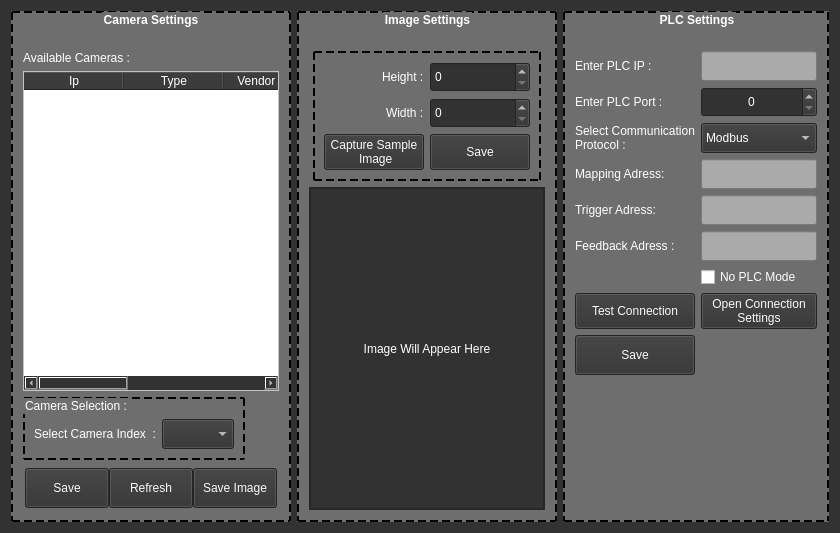
<?xml version="1.0" encoding="UTF-8"?>
<ui version="4.0">
 <class>SettingWindow</class>
 <widget class="QWidget" name="SettingWindow">
  <property name="geometry">
   <rect>
    <x>0</x>
    <y>0</y>
    <width>840</width>
    <height>533</height>
   </rect>
  </property>
  <property name="windowTitle">
   <string>Settings</string>
  </property>
  <property name="styleSheet">
   <string notr="true">QWidget{
	color:white;
	background-color: rgb(50, 50, 50);
}</string>
  </property>
  <layout class="QHBoxLayout" name="horizontalLayout">
   <item>
    <widget class="QGroupBox" name="groupBox_4">
     <property name="sizePolicy">
      <sizepolicy hsizetype="Preferred" vsizetype="Preferred">
       <horstretch>0</horstretch>
       <verstretch>0</verstretch>
      </sizepolicy>
     </property>
     <property name="font">
      <font>
       <bold>true</bold>
      </font>
     </property>
     <property name="styleSheet">
      <string notr="true">QGroupBox{
	border:2px dashed black;
	color: rgb(255, 255, 255);
	background-color: rgb(110, 110, 110);
}

QLabel{
	color: rgb(255, 255, 255);
	background-color:none;
}

QLineEdit{
	color:rgb(16, 255, 12);
	background-color:none;
}</string>
     </property>
     <property name="title">
      <string>Camera Settings</string>
     </property>
     <property name="alignment">
      <set>Qt::AlignmentFlag::AlignCenter</set>
     </property>
     <property name="flat">
      <bool>false</bool>
     </property>
     <layout class="QVBoxLayout" name="verticalLayout">
      <property name="topMargin">
       <number>20</number>
      </property>
      <item>
       <widget class="QLabel" name="label">
        <property name="text">
         <string>Available Cameras :</string>
        </property>
       </widget>
      </item>
      <item>
       <widget class="QTableWidget" name="tableWidget">
        <property name="sizePolicy">
         <sizepolicy hsizetype="Preferred" vsizetype="Expanding">
          <horstretch>0</horstretch>
          <verstretch>0</verstretch>
         </sizepolicy>
        </property>
        <property name="styleSheet">
         <string notr="true">QTableWidget{
	color:black;
	background-color:rgb(255, 255, 255);
}</string>
        </property>
        <property name="editTriggers">
         <set>QAbstractItemView::EditTrigger::NoEditTriggers</set>
        </property>
        <column>
         <property name="text">
          <string>Ip</string>
         </property>
        </column>
        <column>
         <property name="text">
          <string>Type</string>
         </property>
        </column>
        <column>
         <property name="text">
          <string>Vendor Name</string>
         </property>
        </column>
        <column>
         <property name="text">
          <string>Serial No.</string>
         </property>
        </column>
        <column>
         <property name="text">
          <string>Camera Name</string>
         </property>
        </column>
       </widget>
      </item>
      <item alignment="Qt::AlignmentFlag::AlignLeft">
       <widget class="QGroupBox" name="groupBox_3">
        <property name="title">
         <string>Camera Selection :</string>
        </property>
        <layout class="QHBoxLayout" name="horizontalLayout_3">
         <property name="topMargin">
          <number>20</number>
         </property>
         <item>
          <widget class="QLabel" name="label_10">
           <property name="text">
            <string>Select Camera Index  :</string>
           </property>
          </widget>
         </item>
         <item alignment="Qt::AlignmentFlag::AlignLeft">
          <widget class="QComboBox" name="comboBox">
           <property name="minimumSize">
            <size>
             <width>60</width>
             <height>30</height>
            </size>
           </property>
          </widget>
         </item>
        </layout>
       </widget>
      </item>
      <item>
       <widget class="QGroupBox" name="groupBox">
        <property name="styleSheet">
         <string notr="true">QGroupBox{
	border:none;
}

QPushButton{
	color: rgb(249, 249, 249);
}

QPushButton::hover{
	background-color: rgb(130, 130, 130);
}

QPushButton::checked{
	background-color: rgb(124, 255, 64);
}</string>
        </property>
        <layout class="QHBoxLayout" name="horizontalLayout_2">
         <property name="spacing">
          <number>0</number>
         </property>
         <property name="leftMargin">
          <number>0</number>
         </property>
         <property name="topMargin">
          <number>0</number>
         </property>
         <property name="rightMargin">
          <number>0</number>
         </property>
         <property name="bottomMargin">
          <number>0</number>
         </property>
         <item>
          <widget class="QPushButton" name="pushButton_4">
           <property name="sizePolicy">
            <sizepolicy hsizetype="Minimum" vsizetype="Minimum">
             <horstretch>0</horstretch>
             <verstretch>0</verstretch>
            </sizepolicy>
           </property>
           <property name="minimumSize">
            <size>
             <width>0</width>
             <height>40</height>
            </size>
           </property>
           <property name="text">
            <string>Save</string>
           </property>
          </widget>
         </item>
         <item>
          <widget class="QPushButton" name="pushButton_5">
           <property name="sizePolicy">
            <sizepolicy hsizetype="Minimum" vsizetype="Minimum">
             <horstretch>0</horstretch>
             <verstretch>0</verstretch>
            </sizepolicy>
           </property>
           <property name="text">
            <string>Refresh</string>
           </property>
          </widget>
         </item>
         <item>
          <widget class="QPushButton" name="pushButton_6">
           <property name="sizePolicy">
            <sizepolicy hsizetype="Minimum" vsizetype="Minimum">
             <horstretch>0</horstretch>
             <verstretch>0</verstretch>
            </sizepolicy>
           </property>
           <property name="text">
            <string>Save Image</string>
           </property>
          </widget>
         </item>
        </layout>
       </widget>
      </item>
     </layout>
    </widget>
   </item>
   <item>
    <widget class="QGroupBox" name="groupBox_5">
     <property name="sizePolicy">
      <sizepolicy hsizetype="Expanding" vsizetype="Preferred">
       <horstretch>0</horstretch>
       <verstretch>0</verstretch>
      </sizepolicy>
     </property>
     <property name="font">
      <font>
       <bold>true</bold>
      </font>
     </property>
     <property name="styleSheet">
      <string notr="true">QGroupBox{
	border:2px dashed black;
	color: rgb(255, 255, 255);
	background-color: rgb(110, 110, 110);
}

QLabel{
	color: rgb(255, 255, 255);
	background-color:none;
}

QLineEdit{
	color:rgb(0, 0,0);
	background-color:none;
}

QPushButton{
	color: rgb(249, 249, 249);
}

QPushButton::hover{
	background-color: rgb(130, 130, 130);
}

QPushButton::checked{
	background-color: rgb(124, 255, 64);
}</string>
     </property>
     <property name="title">
      <string>Image Settings</string>
     </property>
     <property name="alignment">
      <set>Qt::AlignmentFlag::AlignCenter</set>
     </property>
     <property name="flat">
      <bool>false</bool>
     </property>
     <layout class="QVBoxLayout" name="verticalLayout_2">
      <property name="topMargin">
       <number>20</number>
      </property>
      <item alignment="Qt::AlignmentFlag::AlignHCenter">
       <widget class="QGroupBox" name="groupBox_6">
        <property name="title">
         <string/>
        </property>
        <layout class="QGridLayout" name="gridLayout_3">
         <item row="2" column="0">
          <widget class="QPushButton" name="pushButton_8">
           <property name="sizePolicy">
            <sizepolicy hsizetype="Fixed" vsizetype="Fixed">
             <horstretch>0</horstretch>
             <verstretch>0</verstretch>
            </sizepolicy>
           </property>
           <property name="minimumSize">
            <size>
             <width>100</width>
             <height>0</height>
            </size>
           </property>
           <property name="text">
            <string>Capture Sample
 Image</string>
           </property>
          </widget>
         </item>
         <item row="2" column="1">
          <widget class="QPushButton" name="pushButton_9">
           <property name="sizePolicy">
            <sizepolicy hsizetype="Fixed" vsizetype="Minimum">
             <horstretch>0</horstretch>
             <verstretch>0</verstretch>
            </sizepolicy>
           </property>
           <property name="minimumSize">
            <size>
             <width>100</width>
             <height>0</height>
            </size>
           </property>
           <property name="text">
            <string>Save</string>
           </property>
          </widget>
         </item>
         <item row="0" column="0" alignment="Qt::AlignmentFlag::AlignRight">
          <widget class="QLabel" name="label_7">
           <property name="text">
            <string>Height :</string>
           </property>
          </widget>
         </item>
         <item row="1" column="0" alignment="Qt::AlignmentFlag::AlignRight">
          <widget class="QLabel" name="label_8">
           <property name="text">
            <string>Width :</string>
           </property>
          </widget>
         </item>
         <item row="1" column="1" alignment="Qt::AlignmentFlag::AlignLeft">
          <widget class="QSpinBox" name="spinBox_3">
           <property name="minimumSize">
            <size>
             <width>100</width>
             <height>30</height>
            </size>
           </property>
           <property name="maximum">
            <number>9999</number>
           </property>
          </widget>
         </item>
         <item row="0" column="1" alignment="Qt::AlignmentFlag::AlignLeft">
          <widget class="QSpinBox" name="spinBox_2">
           <property name="minimumSize">
            <size>
             <width>100</width>
             <height>30</height>
            </size>
           </property>
           <property name="maximum">
            <number>99999</number>
           </property>
          </widget>
         </item>
        </layout>
       </widget>
      </item>
      <item>
       <widget class="QFrame" name="frame">
        <property name="sizePolicy">
         <sizepolicy hsizetype="Expanding" vsizetype="Expanding">
          <horstretch>0</horstretch>
          <verstretch>0</verstretch>
         </sizepolicy>
        </property>
        <property name="frameShape">
         <enum>QFrame::Shape::StyledPanel</enum>
        </property>
        <property name="frameShadow">
         <enum>QFrame::Shadow::Raised</enum>
        </property>
        <layout class="QVBoxLayout" name="verticalLayout_3">
         <property name="spacing">
          <number>0</number>
         </property>
         <property name="leftMargin">
          <number>0</number>
         </property>
         <property name="topMargin">
          <number>0</number>
         </property>
         <property name="rightMargin">
          <number>0</number>
         </property>
         <property name="bottomMargin">
          <number>0</number>
         </property>
         <item>
          <widget class="QScrollArea" name="scrollArea">
           <property name="widgetResizable">
            <bool>true</bool>
           </property>
           <widget class="QWidget" name="scrollAreaWidgetContents">
            <property name="geometry">
             <rect>
              <x>0</x>
              <y>0</y>
              <width>227</width>
              <height>338</height>
             </rect>
            </property>
            <layout class="QHBoxLayout" name="horizontalLayout_4">
             <property name="spacing">
              <number>0</number>
             </property>
             <property name="leftMargin">
              <number>0</number>
             </property>
             <property name="topMargin">
              <number>0</number>
             </property>
             <property name="rightMargin">
              <number>0</number>
             </property>
             <property name="bottomMargin">
              <number>0</number>
             </property>
             <item>
              <widget class="QLabel" name="label_9">
               <property name="text">
                <string>Image Will Appear Here</string>
               </property>
               <property name="alignment">
                <set>Qt::AlignmentFlag::AlignCenter</set>
               </property>
              </widget>
             </item>
            </layout>
           </widget>
          </widget>
         </item>
        </layout>
       </widget>
      </item>
     </layout>
    </widget>
   </item>
   <item alignment="Qt::AlignmentFlag::AlignRight">
    <widget class="QGroupBox" name="groupBox_2">
     <property name="font">
      <font>
       <bold>true</bold>
      </font>
     </property>
     <property name="styleSheet">
      <string notr="true">QGroupBox{
	border:2px dashed black;
	color: rgb(255, 255, 255);
	background-color: rgb(110, 110, 110);
}

QLabel{
	color: rgb(255, 255, 255);
	background-color:none;
}

QLineEdit{
	color:rgb(0, 0,0);
	background-color:rgb(170, 170, 170);
}

QPushButton{
	color: rgb(249, 249, 249);
}

QPushButton::hover{
	background-color: rgb(130, 130, 130);
}

QPushButton::checked{
	background-color: rgb(124, 255, 64);
}</string>
     </property>
     <property name="title">
      <string>PLC Settings</string>
     </property>
     <property name="alignment">
      <set>Qt::AlignmentFlag::AlignCenter</set>
     </property>
     <property name="flat">
      <bool>false</bool>
     </property>
     <layout class="QGridLayout" name="gridLayout">
      <property name="topMargin">
       <number>20</number>
      </property>
      <item row="3" column="0">
       <widget class="QLabel" name="label_5">
        <property name="text">
         <string>Mapping Adress:</string>
        </property>
       </widget>
      </item>
      <item row="5" column="1">
       <widget class="QLineEdit" name="lineEdit_4">
        <property name="minimumSize">
         <size>
          <width>0</width>
          <height>30</height>
         </size>
        </property>
        <property name="alignment">
         <set>Qt::AlignmentFlag::AlignCenter</set>
        </property>
       </widget>
      </item>
      <item row="0" column="0">
       <widget class="QLabel" name="label_2">
        <property name="text">
         <string>Enter PLC IP :</string>
        </property>
       </widget>
      </item>
      <item row="4" column="0">
       <widget class="QLabel" name="label_6">
        <property name="text">
         <string>Trigger Adress:</string>
        </property>
       </widget>
      </item>
      <item row="7" column="1">
       <widget class="QPushButton" name="pushButton_2">
        <property name="text">
         <string>Open Connection
Settings</string>
        </property>
       </widget>
      </item>
      <item row="2" column="0">
       <widget class="QLabel" name="label_4">
        <property name="text">
         <string>Select Communication
Protocol :</string>
        </property>
       </widget>
      </item>
      <item row="1" column="0">
       <widget class="QLabel" name="label_3">
        <property name="text">
         <string>Enter PLC Port :</string>
        </property>
       </widget>
      </item>
      <item row="8" column="0">
       <widget class="QPushButton" name="pushButton_3">
        <property name="sizePolicy">
         <sizepolicy hsizetype="Minimum" vsizetype="Minimum">
          <horstretch>0</horstretch>
          <verstretch>0</verstretch>
         </sizepolicy>
        </property>
        <property name="minimumSize">
         <size>
          <width>0</width>
          <height>40</height>
         </size>
        </property>
        <property name="text">
         <string>Save</string>
        </property>
       </widget>
      </item>
      <item row="0" column="1">
       <widget class="QLineEdit" name="lineEdit">
        <property name="minimumSize">
         <size>
          <width>0</width>
          <height>30</height>
         </size>
        </property>
        <property name="alignment">
         <set>Qt::AlignmentFlag::AlignCenter</set>
        </property>
       </widget>
      </item>
      <item row="1" column="1">
       <widget class="QSpinBox" name="spinBox">
        <property name="sizePolicy">
         <sizepolicy hsizetype="Minimum" vsizetype="Preferred">
          <horstretch>0</horstretch>
          <verstretch>0</verstretch>
         </sizepolicy>
        </property>
        <property name="minimumSize">
         <size>
          <width>0</width>
          <height>30</height>
         </size>
        </property>
        <property name="alignment">
         <set>Qt::AlignmentFlag::AlignCenter</set>
        </property>
        <property name="maximum">
         <number>99999</number>
        </property>
       </widget>
      </item>
      <item row="7" column="0">
       <widget class="QPushButton" name="pushButton">
        <property name="sizePolicy">
         <sizepolicy hsizetype="Minimum" vsizetype="Minimum">
          <horstretch>0</horstretch>
          <verstretch>0</verstretch>
         </sizepolicy>
        </property>
        <property name="text">
         <string>Test Connection</string>
        </property>
       </widget>
      </item>
      <item row="2" column="1">
       <widget class="QComboBox" name="comboBox_2">
        <property name="minimumSize">
         <size>
          <width>0</width>
          <height>30</height>
         </size>
        </property>
        <item>
         <property name="text">
          <string>Modbus</string>
         </property>
        </item>
        <item>
         <property name="text">
          <string>Melsec Protocol</string>
         </property>
        </item>
       </widget>
      </item>
      <item row="3" column="1">
       <widget class="QLineEdit" name="lineEdit_2">
        <property name="minimumSize">
         <size>
          <width>0</width>
          <height>30</height>
         </size>
        </property>
        <property name="alignment">
         <set>Qt::AlignmentFlag::AlignCenter</set>
        </property>
       </widget>
      </item>
      <item row="9" column="1">
       <spacer name="verticalSpacer">
        <property name="orientation">
         <enum>Qt::Orientation::Vertical</enum>
        </property>
        <property name="sizeHint" stdset="0">
         <size>
          <width>20</width>
          <height>40</height>
         </size>
        </property>
       </spacer>
      </item>
      <item row="5" column="0">
       <widget class="QLabel" name="label_11">
        <property name="text">
         <string>Feedback Adress :</string>
        </property>
       </widget>
      </item>
      <item row="4" column="1">
       <widget class="QLineEdit" name="lineEdit_3">
        <property name="minimumSize">
         <size>
          <width>0</width>
          <height>30</height>
         </size>
        </property>
        <property name="alignment">
         <set>Qt::AlignmentFlag::AlignCenter</set>
        </property>
       </widget>
      </item>
      <item row="6" column="1">
       <widget class="QCheckBox" name="checkBox">
        <property name="styleSheet">
         <string notr="true">QCheckBox{
	background:none;
}</string>
        </property>
        <property name="text">
         <string>No PLC Mode</string>
        </property>
       </widget>
      </item>
     </layout>
    </widget>
   </item>
  </layout>
 </widget>
 <resources/>
 <connections/>
</ui>
